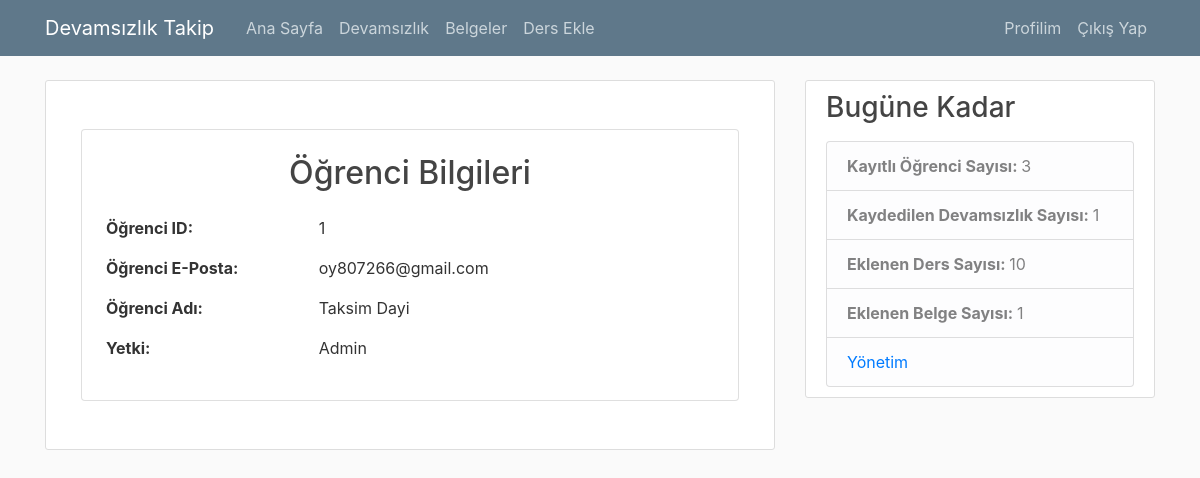
The app's page /profile (signed in) with its own data.
### dtp/models.py (models this page shows, shortened)
class Student(db.Model, UserMixin):
    id = db.Column(db.Integer, primary_key=True)
    email = db.Column(db.String(128), nullable=False, unique=True)
    name = db.Column(db.String(64), nullable=False)
    password = db.Column(db.String(256), nullable=False)
    is_admin = db.Column(db.Boolean, nullable=False, default=False)

### dtp/students/routes.py (the view)
@students.route('/profile')
@login_required
def profile():
    return render_template('profile.html', title='Profil', student=current_user)

### dtp/__init__.py (called while the page is built)
@app.context_processor
def inject_to_base():
    folder_path = os.path.join('dtp', 'static', 'docs')
    file_count = len([f for f in os.listdir(folder_path) if os.path.isfile(os.path.join(folder_path, f))])
    total_students = db.session.query(Student).count()
    total_lectures = db.session.query(Lecture).count()
    total_unattendances = db.session.query(Unattendance).count()
    return {'total_students': total_students,
            'total_lectures': total_lectures,
            'total_unattendances': total_unattendances,
            'total_files': file_count}

### dtp/models.py (called while the page is built)
@login_manager.user_loader
def load_user(student_id):
    return Student.query.get(int(student_id))

### dtp/templates/profile.html
{% extends "base.html" %}
{% block content %}
<div class="content-section py-5">
    <div class="container">
        <div class="card shadow-sm p-4">
            <h2 class="card-title mb-4 text-center">Öğrenci Bilgileri</h2>
            <div class="row">
                <div class="col-md-4">
                    <strong>Öğrenci ID:</strong>
                </div>
                <div class="col-md-8">
                    <p>{{ student.id }}</p>
                </div>
            </div>
            <div class="row">
                <div class="col-md-4">
                    <strong>Öğrenci E-Posta:</strong>
                </div>
                <div class="col-md-8">
                    <p>{{ student.email }}</p>
                </div>
            </div>
            <div class="row">
                <div class="col-md-4">
                    <strong>Öğrenci Adı:</strong>
                </div>
                <div class="col-md-8">
                    <p>{{ student.name }}</p>
                </div>
            </div>
            <div class="row">
                <div class="col-md-4">
                    <strong>Yetki:</strong>
                </div>
                <div class="col-md-8">
                    {% if student.is_admin == False %}
                    <p>Öğrenci</p>
                    {% else %}
                    <p>Admin</p>
                    {% endif %}
                </div>
            </div>
        </div>
    </div>
</div>
{% endblock content %}

### dtp/static/main.css (style rules this page uses)
body { background: #fafafa; color: #333333; margin-top: 5rem; }
h1, h2, h3, h4, h5, h6 { color: #444444; }
.content-section { background: #ffffff; padding: 10px 20px; border: 1px solid #dddddd; border-radius: 3px; margin-bottom: 20px; }

### records on screen
Student: id "1", email "oy807266@gmail.com", name "Taksim Dayi"

### other values on screen
{{ total_students }} "3"
{{ total_unattendances }} "1"
{{ total_lectures }} "10"
{{ total_files }} "1"
